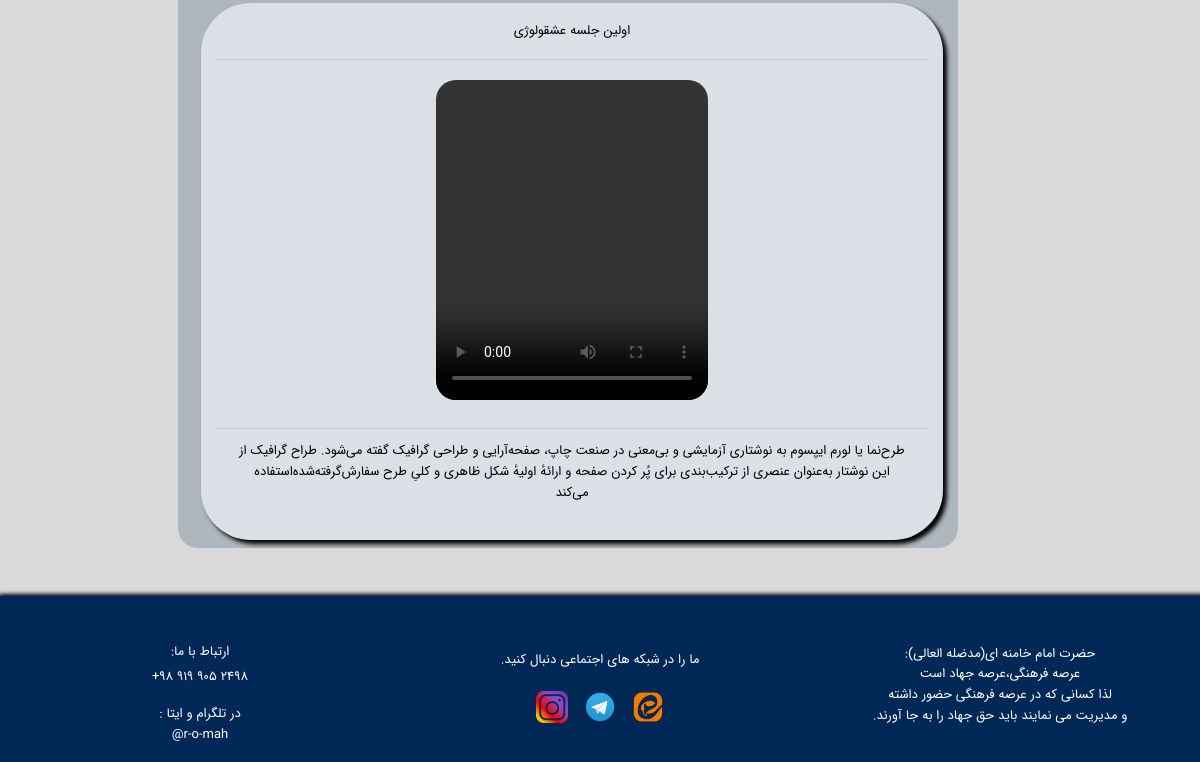
Page /courses (signed in, lower part) on the earlier database version.
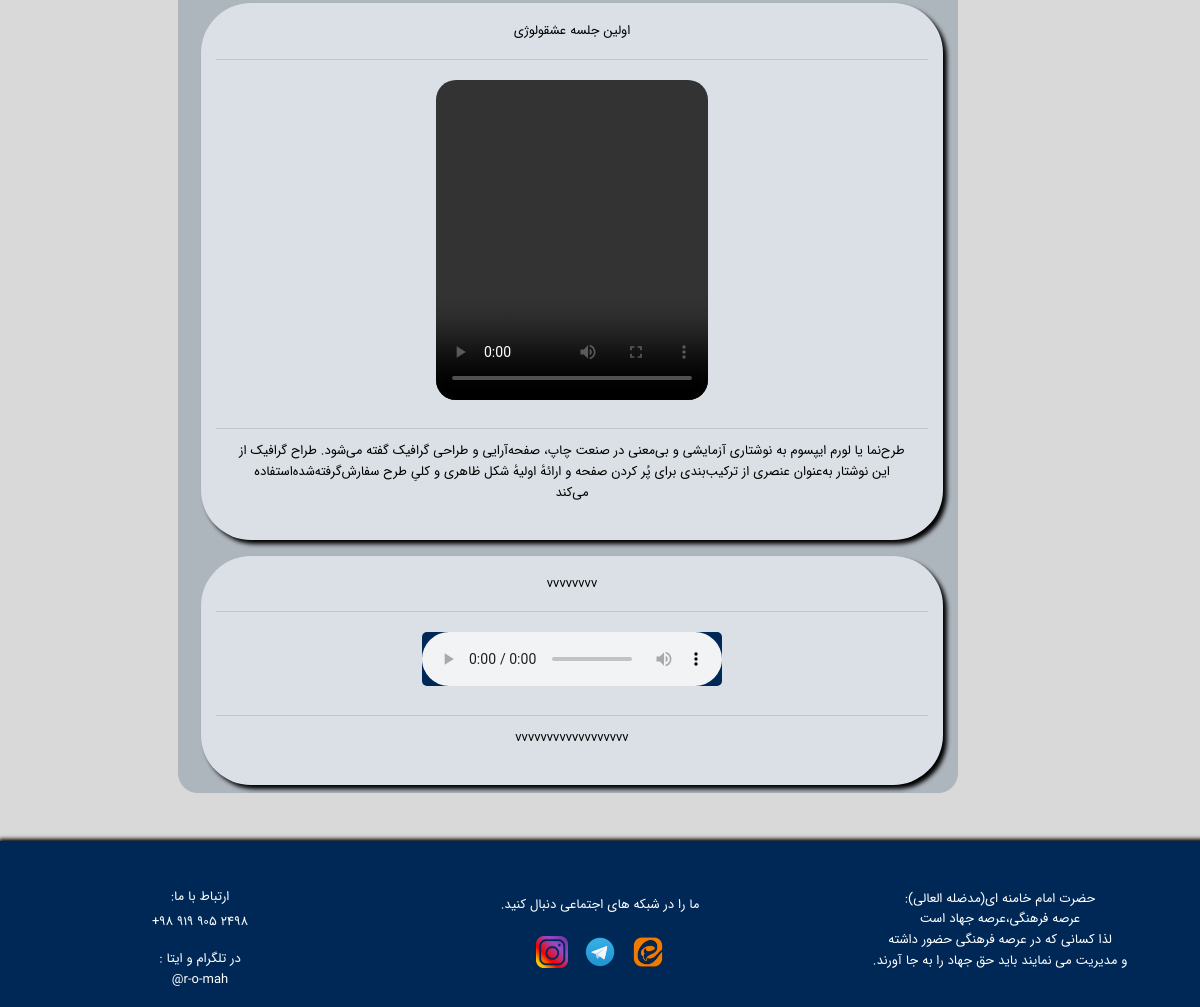
Same page on the later database version.
### main/models.py (models this page shows, shortened)
class Session(models.Model):
    title = models.CharField(max_length=64, null=False, blank=False)
    course = models.ForeignKey('Course', on_delete=models.CASCADE)
    img = models.FileField(upload_to="sessions/img", null=True, blank=True)
    description = models.TextField()
    video = models.FileField(upload_to="sessions/video", null=True, blank=True)
    voice = models.FileField(upload_to="sessions/voice", null=True, blank=True)
    class Meta:
        verbose_name = 'جلسه'
        verbose_name_plural = 'جلسات'

### main/views.py (the view)
# urls.py: path('courses', views.courses, name="courses"),
@login_required(login_url="/admin/")
def courses(request):
    q = request.GET.get('q')
    name = request.GET.get('name')
    home_page_information = get_object_or_404(GeneralInformation, id=1)
    if q:
        sessions = Session.objects.filter(
            Q(description__icontains=q) | Q(title__icontains=q))
    elif name:
        sessions = Session.objects.filter(Q(description__contains=name))
    else:
        sessions = Session.objects.all()
    context ={
        "sessions" : sessions ,
        "home_page_information" : home_page_information
    }
    return render(request, 'eshghology.html', context)

### templates/eshghology.html (shortened to what this page needs)
        {% extends 'base.html'%}
        {% block main%}
         <div class="col">
            <section class="section" style="height:100%;">
            <div class="container-fluid">
              <div class="row">
                  <div class="col-md-2 Styles my-1 mx-3 ">
                  </div>
                <div class="col-md-8 main pb-2 mt-5" >
                  {% for session in sessions %}
                    <div class="row main1 mt-3 pt-2 pb-2 mx-2 text-center justify-content-around mr-auto">
                        <div class="col card media-box ">
                          <div class="card-header text-white">
                            <h5>{{session.title}}  </h5>
                          </div>
                          {% if session.video %}
                            <div class="card-body ">
                              <video controls  class="video">
                                <source src={{session.video.url}} type="video/mp4">
                              </video>
                            </div>
                          {% endif %}
                          {% if session.voice %}
                            <div class="card-body ">
                              <audio controls class="audio-courses" >
                                <source src={{session.voice.url}} type="audio/mp4">
                              </audio>
                            </div>
                          {% endif %}
                          <div class="card-footer text-white">
                            <p class="Description">{{session.description}}</p>
                          </div>
                        </div>
                    </div>
                  {% endfor %}
              </div>
          </div>
            </section>
         </div>
        {% endblock %}

Differences in the rows shown:
added Session: title "vvvvvvvv", description "vvvvvvvvvvvvvvvvvv"
